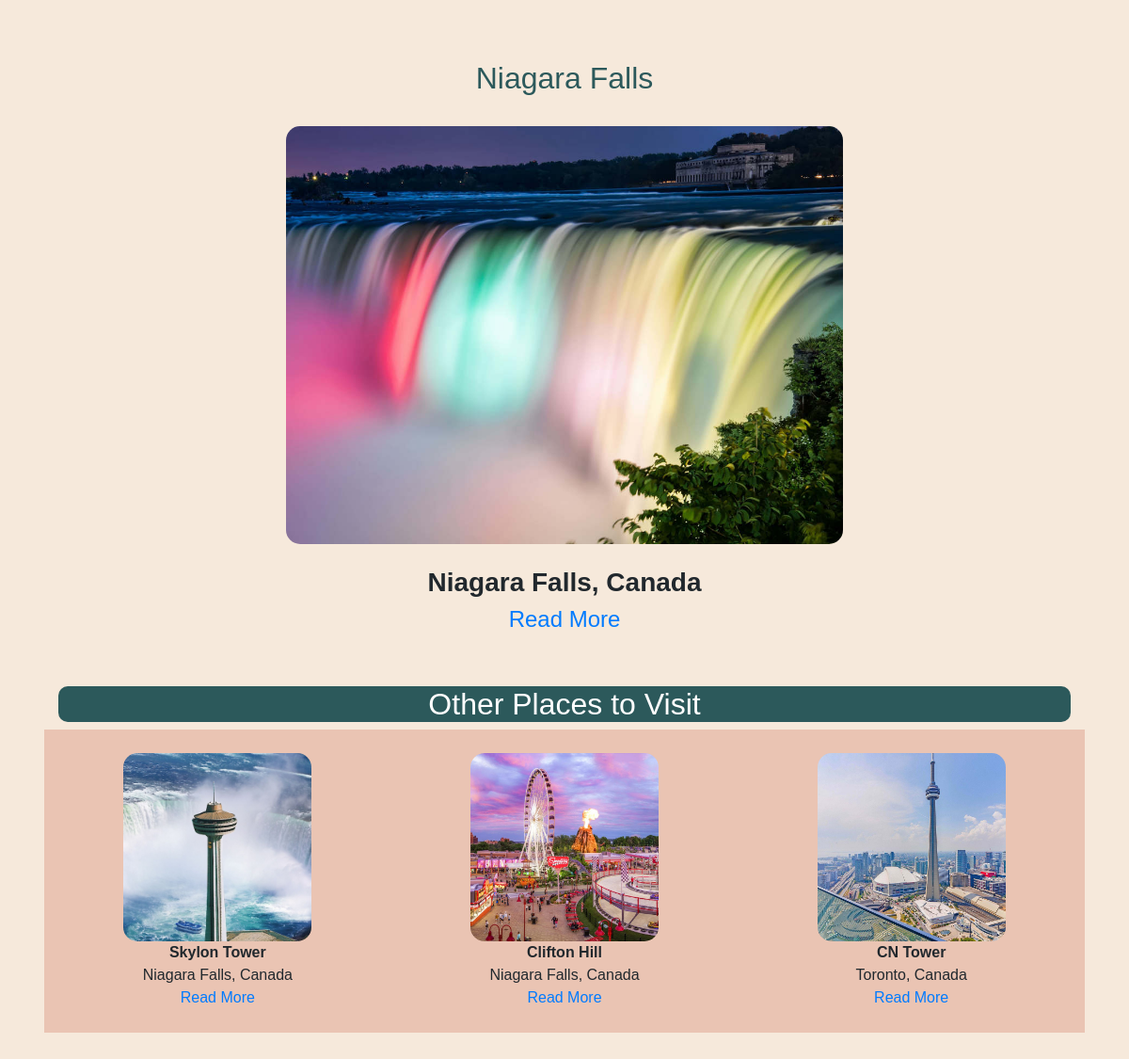
The app's page /pages/main.php?id=4 with its own data.
### tables this page shows
CREATE TABLE `home` (
  `place_id` int(11) NOT NULL,
  `placename` varchar(255) NOT NULL,
  `placelocation` varchar(255) NOT NULL,
  `mainimage` varchar(255) NOT NULL,
  `price` int(11) DEFAULT NULL
);

CREATE TABLE `closedistances` (
  `attID` int(11) NOT NULL,
  `placeA` varchar(255) NOT NULL,
  `placeB` varchar(255) NOT NULL,
  `imageA` varchar(255) NOT NULL,
  `imageB` varchar(255) NOT NULL,
  `locA` varchar(255) NOT NULL,
  `locB` varchar(255) NOT NULL,
  `place_id` int(11) DEFAULT NULL
);

### pages/main.php (the view, shortened to what this page needs)
<!DOCTYPE html>
<html lang="en">
<head>
      <link rel="stylesheet" href="style.css">
      <link rel="stylesheet" href="https://maxcdn.bootstrapcdn.com/bootstrap/4.4.1/css/bootstrap.min.css">
      <link rel="stylesheet" href="https://cdnjs.cloudflare.com/ajax/libs/font-awesome/4.7.0/css/font-awesome.min.css">
      <link rel="stylesheet" href="https://use.fontawesome.com/releases/v5.7.1/css/all.css">
</head>
<body>
<?php
echo '
<div class="container p-3 my-3 text-center">
  <div class="container p-3 my-3 text-center">';
$user = 'root';
$pass = '';
$db = 'cps630';
$id = '';
if( isset( $_GET['id'])) {
    $id = $_GET['id'];
}
if( (int)$id == $id && (int)$id > 0 ) {
  $conn = mysqli_connect("localhost", $user, $pass, $db);
  $sql = "SELECT * FROM home WHERE place_id=".$id;
  $result = mysqli_query($conn, $sql);
  while ($row = mysqli_fetch_array($result)) {
    echo "<h2>" . $row["placename"]. "</h2><br>";
    echo "<img id='mainimage' src=". $row["mainimage"]. "><br>";
    echo "<br><h3><b>". $row["placelocation"]."</b></h3><h4><a href='#!readmore/". str_replace(' ', '', strtolower($row["placename"])) ."'>Read More</a></h4>";
    }
  echo "</div>";
  echo "<div class='container p-3 my-3'>";
  echo "
  <div class='container placesheader'>
      <h2 style='color:white'> Other Places to Visit </h1>
  </div>";
  if ($id % 2 == 0) {
    $first = $id - 1;
  } else {
    $first = $id + 1;
    $activerm = 'readmore.php?id=';
    $activerm .= $first;
  }
  $sql = "SELECT * FROM closedistances WHERE place_id=".$id;
  $result = mysqli_query($conn, $sql);
  echo "<div class='row text-center'>";
    while ($row = mysqli_fetch_array($result)) {
        echo "<div class='col topother' id='content'>";
          echo "<img class = 'closedistance' src=". $row["imageA"]. ">";
          echo "<br><b>" .$row["placeA"]. "</b>";
          echo "<br>". $row["locA"]."<br>";
        echo "</div>";
        echo "<div class='col topother' id='content'>";
          echo "<img class = 'closedistance' src=". $row["imageB"]. ">";
          echo "<br><b>" .$row["placeB"]. "</b>";
          echo "<br>". $row["locB"]."<br>";
        echo "</div>
        ";
      }
     $sql = "SELECT * FROM home WHERE place_id=".$first;
     $result = mysqli_query($conn, $sql);
	 $name = "";
     while ($row = mysqli_fetch_array($result)) {
         echo "<div class='col topother' id='content'>";
          echo "<img class = 'closedistance' src=". $row["mainimage"]. ">";
          echo "<br><b>" .$row["placename"]. "</b>";
          echo "<br>". $row["placelocation"]."<br>
         </div>";
		 $name = $row["placename"];
       }
     echo "<div class='w-100'></div>
  <div class='col bottomother'><a href=''>Read More</a></div>
  <div class='col bottomother'><a href=''>Read More</a></div>
  <div class='col bottomother'><a href='#!readmore/". str_replace(' ', '', strtolower($name))."'>Read More</a></div>";
   echo "</div></div>";
}
?>
</body>
</html>

### style.css (style rules this page uses)
body { background-color: #F6E9DB; color: #21282D; font-family: 'Muli', sans-serif; }
h2 { font-family: 'Muli', sans-serif; font-weight: bold; color: #2C595B; }
#mainimage { border-radius: 15px; object-fit: contain; width: 55%; height: 55%; }
.closedistance { width:200px; height:200px; object-fit:cover; border-radius: 15px; visibility: visible; }
.placesheader { background-color: #2C595B; border-radius: 10px; }
.topother { background-color: #EAC4B3; padding-top: 25px; padding-left: 25px; padding-right: 25px; }
.bottomother { background-color: #EAC4B3; padding-bottom: 25px; }

### pages/main.php (style rules this page uses)
body { background-color: #F6E9DB; color: #21282D; font-family: 'Muli', sans-serif; }

### records on screen
home: placename "Niagara Falls", mainimage (picture), placelocation "Niagara Falls, Canada"
closedistances: imageA (picture), placeA "Skylon Tower", locA "Niagara Falls, Canada", imageB (picture), placeB "Clifton Hill", locB "Niagara Falls, Canada"
home: mainimage (picture), placename "CN Tower", placelocation "Toronto, Canada"
